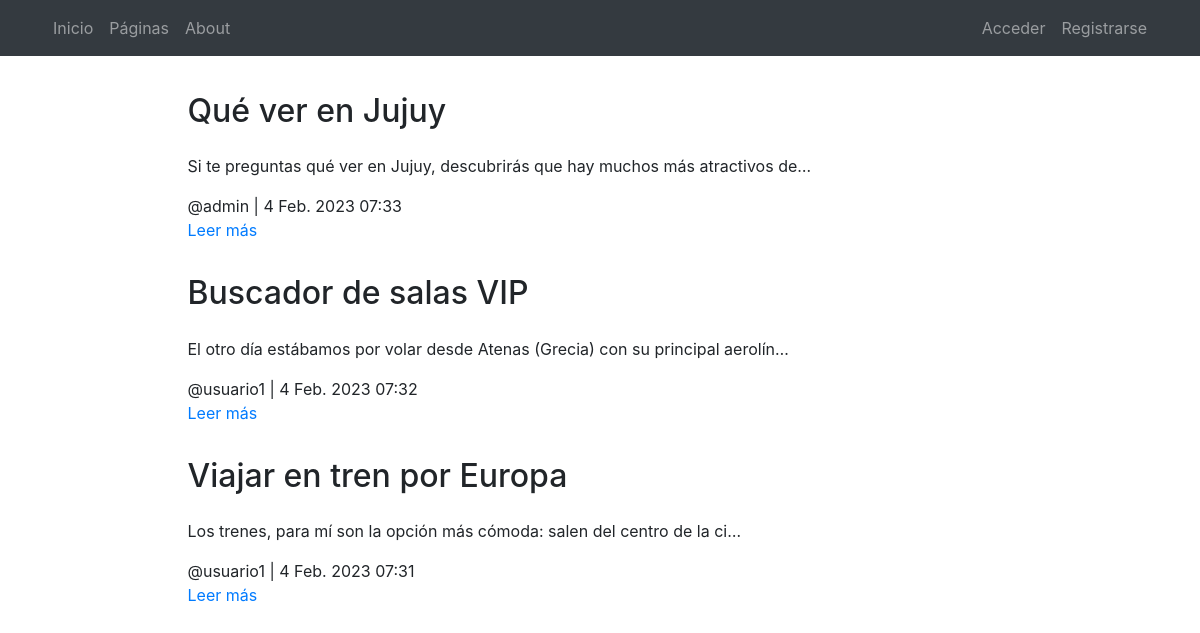
The page /pages/ on the database its author committed.
### pages/models.py (models this page shows, shortened)
class Page(models.Model):
    title = models.CharField(verbose_name="Título", max_length=200)
    subtitle = models.CharField(verbose_name="Subtítulo", max_length=200)
    content = RichTextField(verbose_name="Contenido")
    order = models.SmallIntegerField(verbose_name="Orden", default=0)
    created = models.DateTimeField(auto_now_add=True, verbose_name="Fecha de creación")
    updated = models.DateTimeField(auto_now=True, verbose_name="Fecha de edición")
    author = models.ForeignKey(User, default= '', on_delete=models.CASCADE, related_name='posts')
    image = models.ImageField(upload_to='imagenes/',null=True, blank=True)
    class Meta:
        verbose_name = "página"
        verbose_name_plural = "páginas"
        ordering = ['order', 'title']

### pages/views.py (the view)
# urls.py: path('', PageListView.as_view(), name='pages'),
class PageListView(ListView):
    model=Page

### pages/templates/pages/page_list.html (shortened to what this page needs)
{% extends 'core/base.html' %}
{% load static %}
{% block content %}
<main role="main">
    <div class="container mb-4">
        {% if page_list %}
        {% for page in page_list|dictsort:"id" reversed %}
        <div class="row mt-3">
            <div class="col-md-9 mx-auto">
                <h2 class="mb-4">{{page.title}}</h2>
                <div>
                    <p>{{page.content|striptags|safe|truncatechars:"100"}}</p>
                    @{{page.author}} | {{page.created}}
                    <p><a href="{% url 'pages:page' page.id %}">Leer más</a>
                    </p>
                </div>
            </div>
        </div>
        {% endfor %}
        {% else %}
        <div class="row mt-3">
            <div class="col-md-9 mx-auto">
                <h2 class="mb-4">No hay entradas aún</h2>
            </div>
        </div>
        {% endif %}
    </div>
</main>
{% endblock %}

### core/static/core/css/main.css (style rules this page uses)
main { padding-top: 20px; }
:root { --jumbotron-padding-y: 3rem; }

### rows shown on the page
Page: title "Qué ver en Jujuy", content "Si te preguntas qué ver en Jujuy, descubrirás que hay muchos más atractivos de…", author "admin", created "4 Feb. 2023 07:33"
Page: title "Buscador de salas VIP", content "El otro día estábamos por volar desde Atenas (Grecia) con su principal aerolín…", author "usuario1", created "4 Feb. 2023 07:32"
Page: title "Viajar en tren por Europa", content "Los trenes, para mí son la opción más cómoda: salen del centro de la ci…", author "usuario1", created "4 Feb. 2023 07:31"
